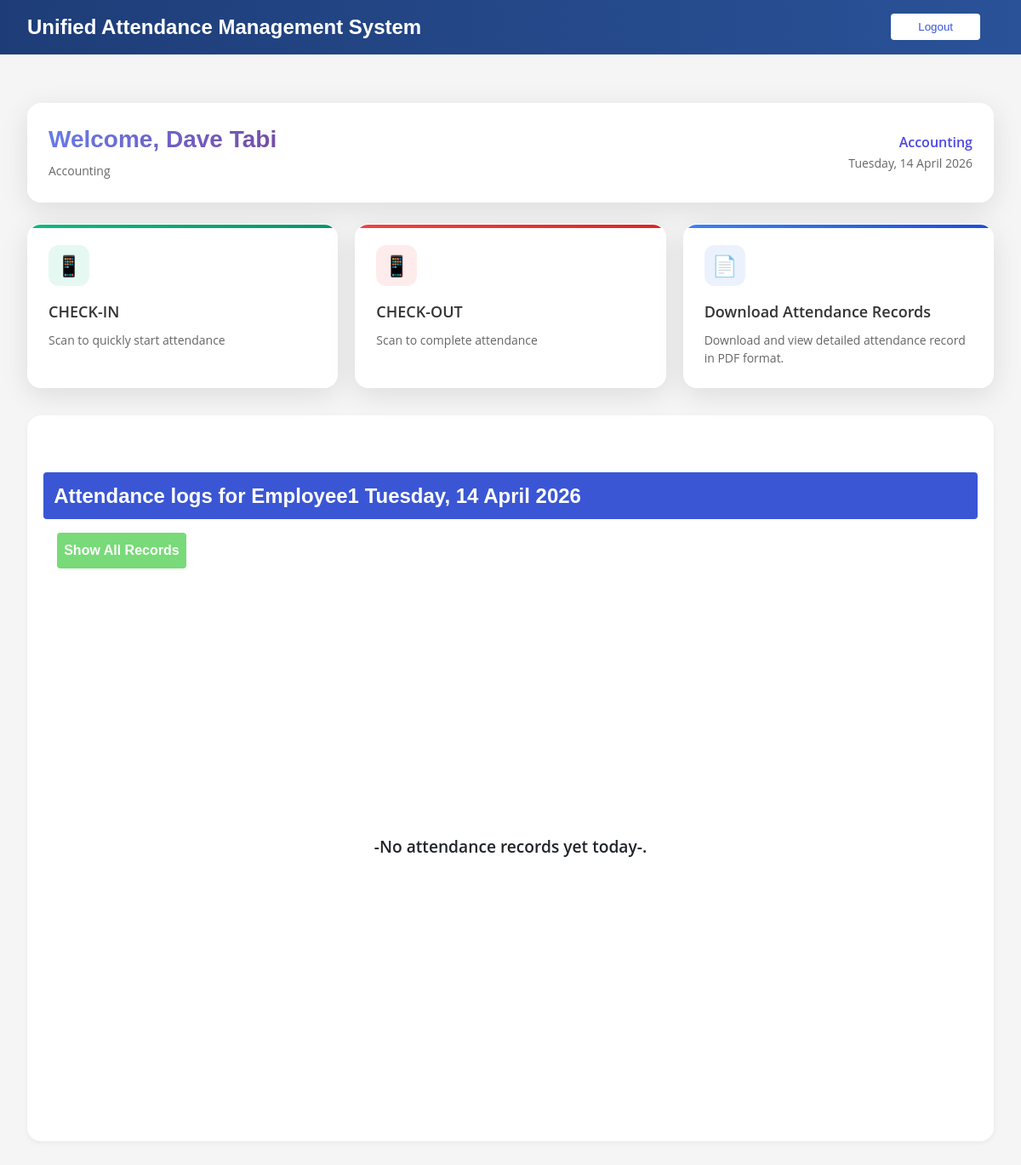
Before: /employee-dashboard/ (signed in) with the older database file.
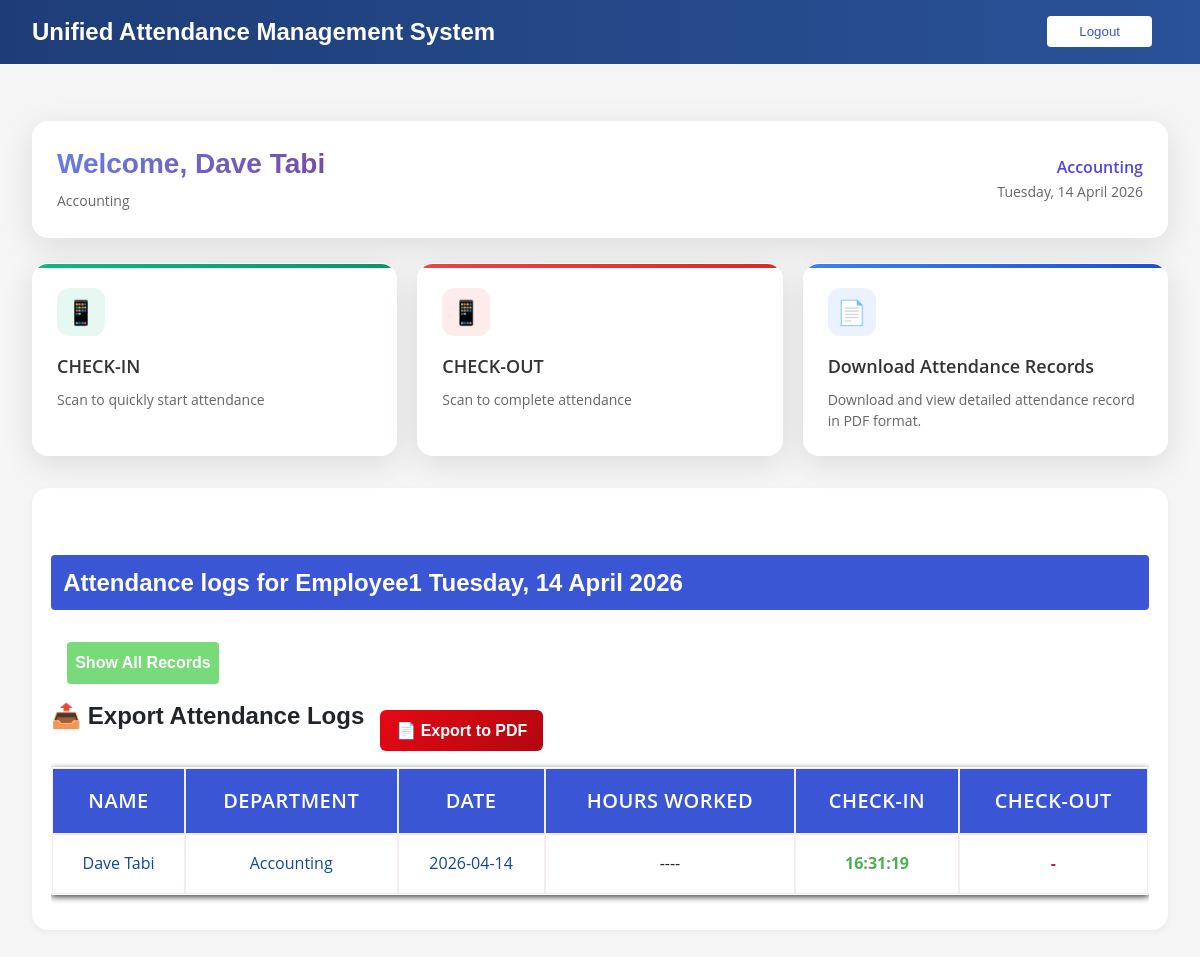
After: the same page with the newer database file.
### attendance/models.py (models this page shows, shortened)
class AttendanceRecord(models.Model):
    user = models.ForeignKey(settings.AUTH_USER_MODEL, on_delete=models.CASCADE)
    scanned_at = models.DateTimeField(auto_now_add=True)  # Check-in time
    checked_out_at = models.DateTimeField(null=True, blank=True)  # Check-out time
    date =models.DateField(default=timezone.now())
    status =models.CharField(max_length=20, choices=[('scanned_at','scanned_at'),('check_out_at','check_out_at')])
    latitude = models.FloatField(null=True, blank=True)
    longitude = models.FloatField(null=True, blank=True)
    STATUS_CHOICES = [
    ('Present', 'Present'),
    ('Late', 'Late'),
    ('Absent', 'Absent'),
]
    status = models.CharField(max_length=20, choices=STATUS_CHOICES)
    @property
    def hours_worked(self):
        return "----"

### users/models.py (models this page shows, shortened)
class CustomUser(AbstractUser):
    user_type = models.CharField(max_length=100, choices=USER_TYPE_CHOICES, null=True,blank=True)
    is_first_login = models.BooleanField(default=True)
    phone_number = models.CharField(max_length=20, null=True,blank=True)
    department = models.ForeignKey(Department,on_delete=models.SET_NULL,null=True,blank=True)

class Department(models.Model):
    name = models.CharField(max_length=100, unique=True)
    def __str__(self) :
        return self.name

### attendance/views.py (the view)
# urls.py: path('employee-dashboard/', views.employee_dashboard, name='employee_dashboard'),
@login_required
def employee_dashboard(request):
    if request.user.user_type.lower() != "employee".lower():
        return HttpResponseForbidden("Access denied.")
    show_all = request.GET.get("view") == "all"
    if show_all:
            records = AttendanceRecord.objects.filter(user=request.user).order_by('-date', '-scanned_at')
            today_label = "All Attendance Records"
    else:
            user = request.user
            today = timezone.now()
            records = AttendanceRecord.objects.filter(user=user,date=today).order_by('scanned_at')
            today_label = today.strftime("%A, %d %B %Y")
    return render(request, "attendance/employee_dashboard.html", {
            "records": records,
            "today": today_label,
            "show_all": show_all,
            })

### templates/attendance/employee_dashboard.html (shortened to what this page needs)
{% extends "base.html"%}
{% load static %}
{% block content%}
<!DOCTYPE html>
<html lang="en">
<head>
  <link rel="stylesheet" href="{% static 'css/teacher-dashboard.css' %} ">
  <link rel="stylesheet" href="{% static 'css/daily-logs.css' %} ">
</head>
<body class="body">
  <div class="main">
    <div class="header" id="header">
            <div class="header-content">
                <div>
                    <h1>Welcome, {{user.get_full_name}}</h1>
                    <div class="header-info">{{user.department|default:'Not assigned'}}</div>
                </div>
                <div class="date-class-info">
                    <div class="class-name">{{user.department}}</div>
                    <div>{{today}}</div>
                </div>
            </div>
        </div>
        <div class="action-buttons">
              <div class="action-card scan-card" onclick="openScanModal()">
                <a href="{% url 'check_in'%}">
                <div class="action-icon">📱</div>
                <div class="action-title">CHECK-IN</div>
                <div class="action-description">Scan to quickly start attendance</div>
                </a>
            </div>
             <div class="action-card export-card" onclick="openScanModal()">
                <a href="{% url 'check_in'%}">
                <div class="action-icon">📱</div>
                <div class="action-title">CHECK-OUT</div>
                <div class="action-description">Scan to complete attendance</div>
                </a>
            </div>
            <div class="action-card view-card" onclick="scrollToTable()">
                <a href="">
                  <div class="action-icon">📄</div>
                  <div class="action-title">Download Attendance Records</div>
                  <div class="action-description"> Download and view detailed attendance record in PDF format. </div>
                </a>
            </div>
        </div>
      <div class="card">
        <h2 class="dashboard-heading"> Attendance logs for  {{ request.user.username }} {{today}}</h2>
        {% if records %}
          <div class="attendance-table-wrapper" >
          <form method"get" class="date-filter">
            {% if show_all%}
            <a href="{% url 'employee_dashboard' %}" class="btn button">Back to Today's Logs</a>
            {% else %}
            <a href="?view=all" class="btn button">Show All Records</a>
            {% endif %}
          </form>
            <div class="export-buttons">
            <h2>📤 Export Attendance Logs</h2>
            <div style="margin-top: 10px;">
              <a href="{% url 'employee_export' %}?view={{ request.GET.view }}" class="btn btn-danger">📄 Export to PDF</a>
            </div>
          </div>
          <table class="attendance-table">
            <thead>
              <tr>
              <th>Name</th>
              <th>Department
              </th
              ><th>Date</th>
              <th>Hours Worked</th>
              <th>Check-in</th>
              <th>Check-out</th>
            </tr>
            </thead>
            <tbody>
              {% for r in records %}
              <tr>
                <td class="td-text">{{ r.user.get_full_name }}</td>
                <td class="td-text">{{r.user.department.name}}
                </td>
                <td class="td-text">{{r.scanned_at|date:"Y-m-d"}}</td>
                <td>
                  {{r.hours_worked}}
                </td>
                <td class="{% if r.scanned_at %}status-ok-in {% else %}status-missing-in{%endif%}">{{ r.scanned_at|date:"H:i:s" }}</td>
                <td class="{% if r.checked_out_at %}status-ok {% else %}status-missing{%endif%}">
                {% if r.checked_out_at %}
                {{ r.checked_out_at|date:"H:i:s" }}
                {% else %}
                -
                {% endif %}</td>
              </tr>
            {% endfor %}
          </table>
          </div>
        {% else %}
        <a href="?view=all" class="btn button">Show All Records</a>
          <p class="no-records ">-No attendance records yet today-.</p>
        {% endif %}
  </div>
  </div>
</body>
</html>
{% endblock %}

Changed rows visible on the page:
added AttendanceRecord: user.get_full_name "Dave Tabi", user.department.name "Accounting", scanned_at "2026-04-14", hours_worked "----", scanned_at "16:31:19"
Other visible differences:
text no longer shown: "-No attendance records yet today-."
text now shown: "📤 Export Attendance Logs 📄 Export to PDF NAME DEPARTMENT DATE HOURS WORKED CHECK-IN CHECK-OUT"
